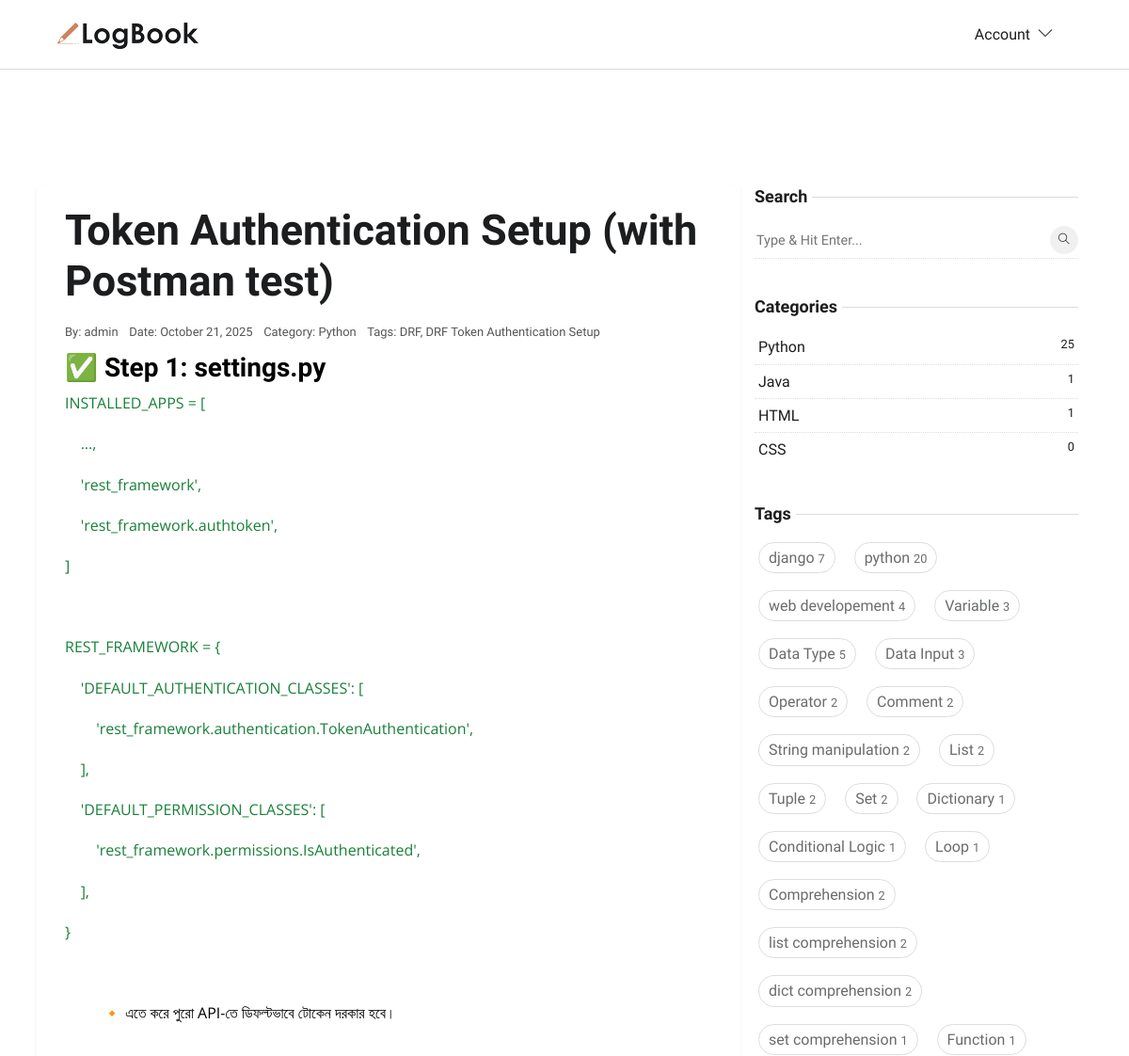
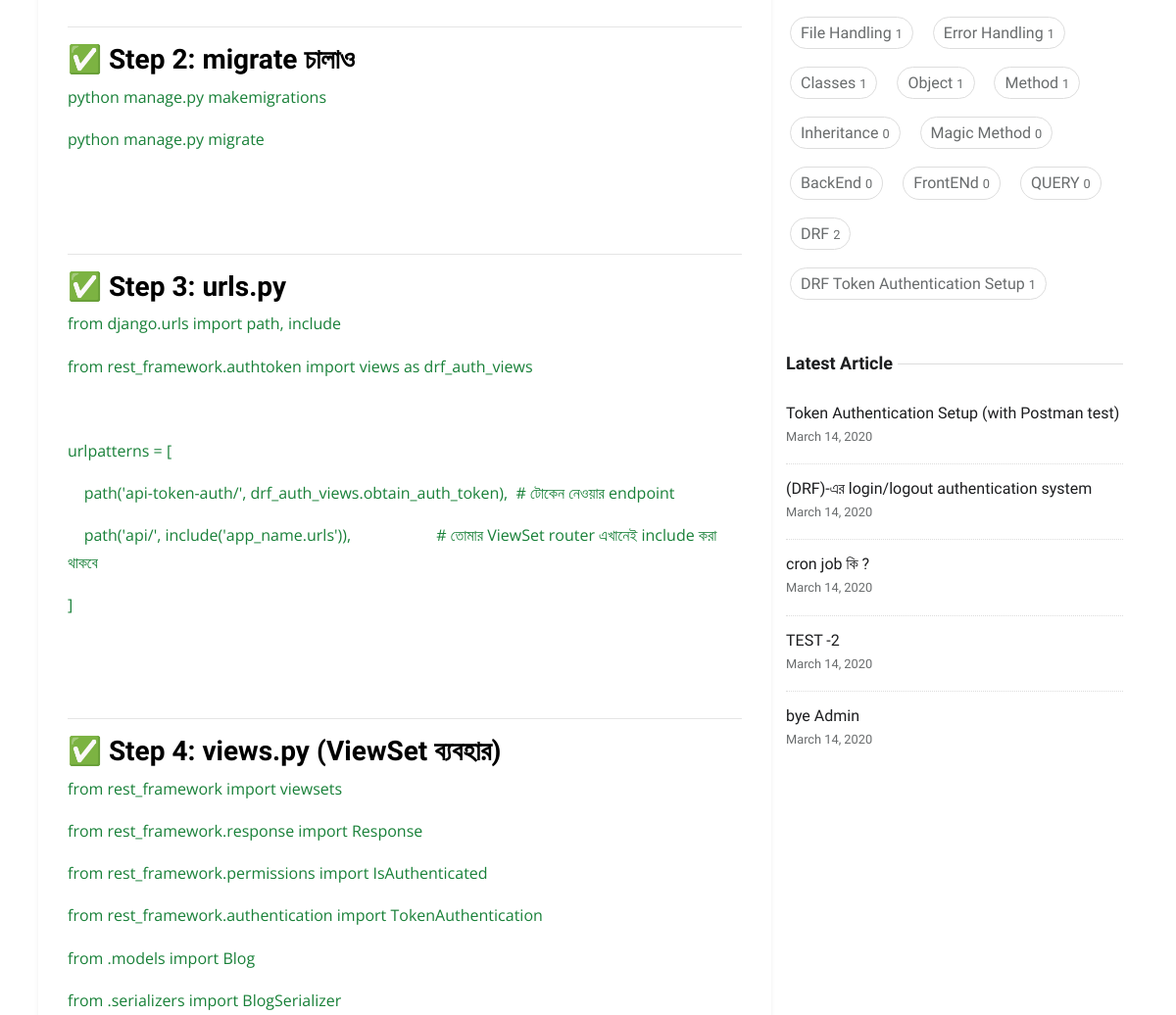
The page /blog/token-authentication-setup-with-postman-test-533bdd/ (upper part) on the database as committed earlier (2 pictures, top to bottom).
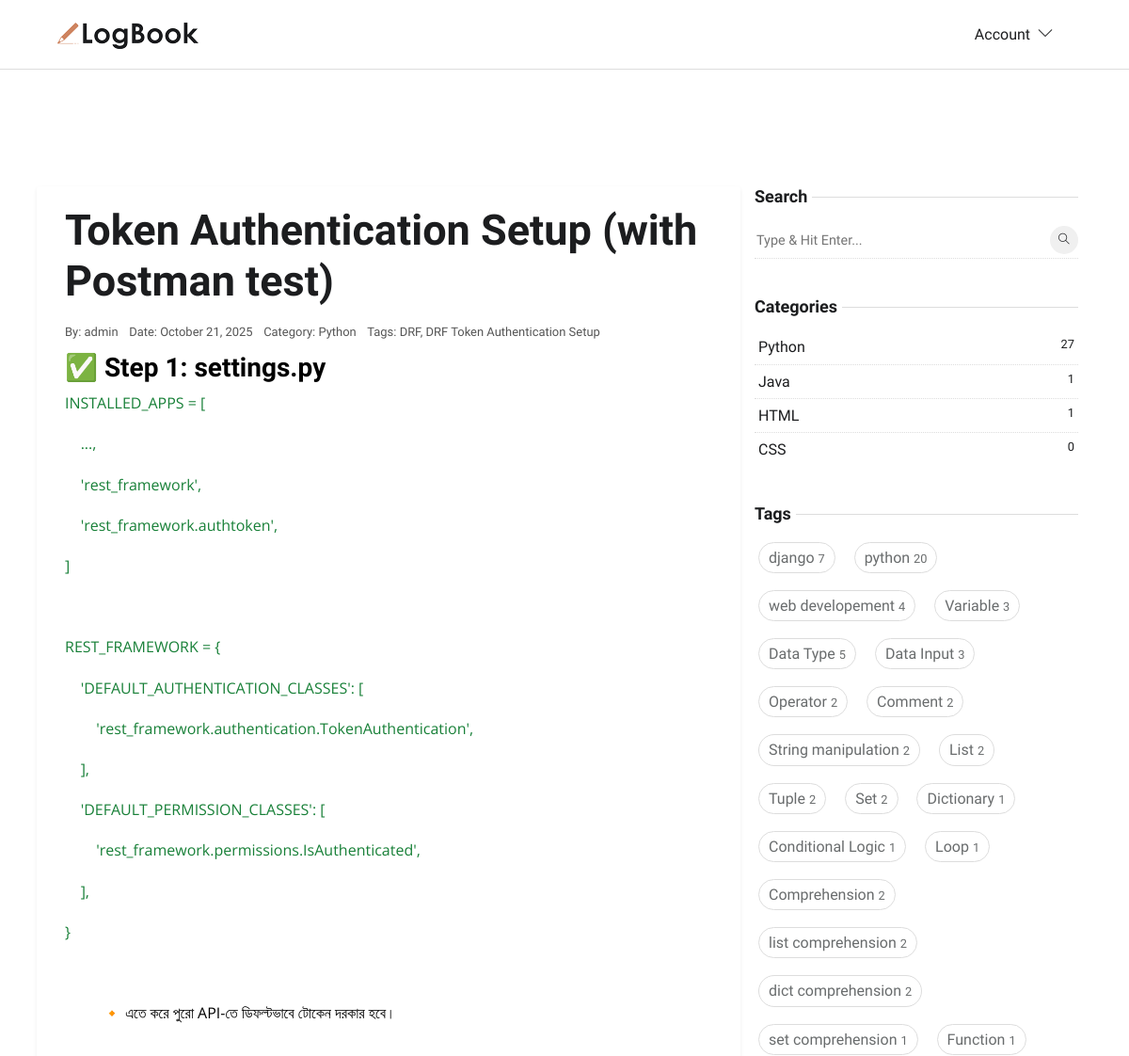
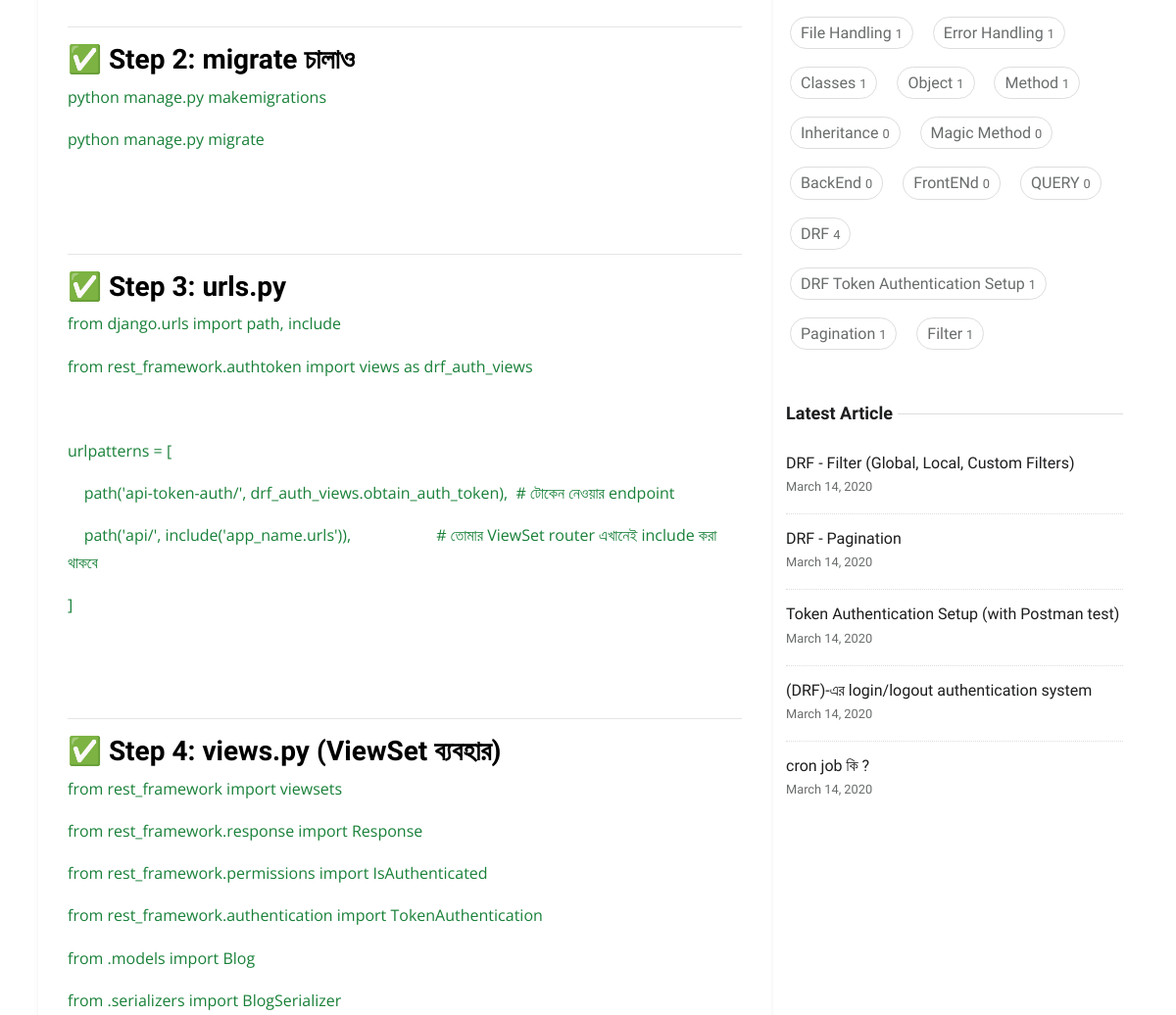
The same page on the database as committed later (2 pictures, top to bottom).
### app_home/models.py (models this page shows, shortened)
class Tag(models.Model):
    title = models.CharField(max_length=50, unique=True, db_index=True)
    slug = models.SlugField(unique=True, blank=True, null=True, max_length=300)

class Category(models.Model):
    title = models.CharField(max_length=50, unique=True, db_index=True)
    slug = models.SlugField(unique=True, blank=True, null=True, max_length=300)
    class Meta:
        verbose_name = "Category"
        verbose_name_plural = "Categories"

class Blog(models.Model):
    author = models.ForeignKey(
        settings.AUTH_USER_MODEL, related_name='user_blogs', on_delete=models.CASCADE
    )
    title = models.CharField(max_length=100, unique=True)
    slug = models.SlugField(unique=True, blank=True, null=True, max_length=300)
    content = RichTextUploadingField()
    category = models.ForeignKey(
        Category,
        related_name='category_blogs',
        on_delete=models.CASCADE
    )
    tags = models.ManyToManyField(Tag, related_name='tag_blogs')
    created_date = models.DateTimeField(auto_now_add=True)
    updated_date = models.DateTimeField(auto_now=True)
    class Meta:
        ordering = ['-created_date']
        indexes = [models.Index(fields=['title','created_date'])]
    class Meta:
        ordering = ['-created_date']
        indexes = [models.Index(fields=['title','created_date'])]
    def get_absolute_url(self):
        return reverse('blog-detail', kwargs={'slug': self.slug})

### app_account/models.py (models this page shows, shortened)
class CustomUser(AbstractBaseUser, PermissionsMixin):
    email = models.EmailField(unique=True)
    username = models.CharField(max_length=50)
    first_name = models.CharField(max_length=50, blank=True)
    last_name = models.CharField(max_length=50, blank=True)
    is_active = models.BooleanField(default=False)  # For Mail Verification
    is_staff = models.BooleanField(default=False)
    date_joined = models.DateTimeField(default=timezone.now)
    objects = CustomUserManager()
    USERNAME_FIELD = 'email'      # login field
    REQUIRED_FIELDS = ['username']  # required when creating superuser

### app_home/views.py (the view)
# urls.py: path('blog/<slug:slug>/', BlogDetailView.as_view(), name='blog-detail'),
class BlogDetailView(DetailView):
    model = Blog
    template_name = 'blog/blog.html'  # specify your template
    context_object_name = 'blog'  # the context variable in template
    slug_field = 'slug'        # model এর কোন field দিয়ে খুঁজবে
    slug_url_kwarg = 'slug'    # URL এর keyword argument
    def get_queryset(self):
        return Blog.objects.prefetch_related('tags', 'blog_images').all()

### app_home/context_processors.py (called while the page is built)
def get_all_categories(request):
    categories = Category.objects.all()
    return {'categories': categories}

def get_all_tags(request):
    tags = Tag.objects.all()
    return {'tags': tags}

def get_recent_blogs(request):
    recent_blogs = Blog.objects.order_by('-created_date')[:5]
    return {'recent_blogs': recent_blogs}

### templates/blog/blog.html (shortened to what this page needs)
{% extends 'base/base.html' %}
{% load static %}
{% block content %}
<section class="section">
    <div class="container p-4">
        <div class="row">
            <div class="blog-card col-lg-8 rounded shadow-sm">
                <article>
                    <h1>{{ blog.title }}</h1>
                    <ul class="list-inline post-meta mb-2">
                        <li class="list-inline-item">
                            By: {{ blog.author.get_full_name|default:blog.author.username }}
                        </li>
                        <li class="list-inline-item">
                            Date: {{ blog.created_date|date:"F d, Y" }}
                        </li>
                        <li class="list-inline-item">
                            Category: {{ blog.category.title }}
                        </li>
                        <li class="list-inline-item">
                            Tags:
                            {% for tag in blog.tags.all %}
                            <span>{{ tag.title }}</span>{% if not forloop.last %}, {% endif %}
                            {% endfor %}
                        </li>
                    </ul>
                    <div class="post-content">
                        {{ blog.content|safe }}
                    </div>
                </article>
            </div>
            <div class="col-lg-4">
                {% include 'base/sideber.html' %}
            </div>
        </div>
    </div>
</section>
{% endblock %}

### templates/base/sideber.html (shortened to what this page needs)
{% load static %}
<div class="widget">
   <h5 class="widget-title"><span>Search</span></h5>
   <form action="{% url 'search-results' %}" method="GET" class="widget-search position-relative">
      <input id="search-query" name="q" type="search" required placeholder="Type & Hit Enter..." autocomplete="off">
      <button type="submit"><i class="ti-search"></i></button>
   </form>
</div>
<div class="widget">
   <h5 class="widget-title"><span>Categories</span></h5>
   <ul class="list-unstyled widget-list">
      {% for cat in categories %}
      <li class="cate-card p-1">
         <a href="{% url 'category-blogs' cat.slug %}" class="d-flex">
            {{cat.title}}
            <small class="ml-auto">{{cat.category_blogs.count}}</small>
         </a>
      </li>
      {% endfor %}
   </ul>
</div>
<div class="widget">
   <h5 class="widget-title"><span>Tags</span></h5>
   <ul class="list-inline widget-list-inline">
      {% for tag in tags %}
      <li class="list-inline-item cate-card p-1">
         <a href="{% url 'tag-blogs' tag.slug %}">
            {{tag.title}}
            <small class="ml-auto">{{tag.tag_blogs.count}}</small></a>
      </li>
      {% endfor %}
   </ul>
</div>
<div class="widget">
   <h5 class="widget-title"><span>Latest Article</span></h5>
   <ul class="list-unstyled widget-list">
      {% for blog in recent_blogs %}
      <li class="media widget-post align-items-center">
         <div class="media-body">
            <h5 class="h6 mb-0"><a href="{{ blog.get_absolute_url }}">{{blog.title}}</a>
            </h5>
            <small>March 14, 2020</small>
         </div>
      </li>
      {% endfor %}
   </ul>
</div>

Rows that differ between the two databases and show on the page:
no longer on this page (row unchanged): Blog: title "TEST -2"
no longer on this page (row unchanged): Blog: title "bye Admin"
computed for Tag "DRF": tag_blogs.count "2" → "4"
computed for Category "Python": category_blogs.count "25" → "27"
added Tag: title "Pagination", tag_blogs.count "1", shown under "Tags"
added Tag: title "Filter", tag_blogs.count "1", shown under "Tags"
added Blog: title "DRF - Filter (Global, Local, Custom Filters)"
added Blog: title "DRF - Pagination"
